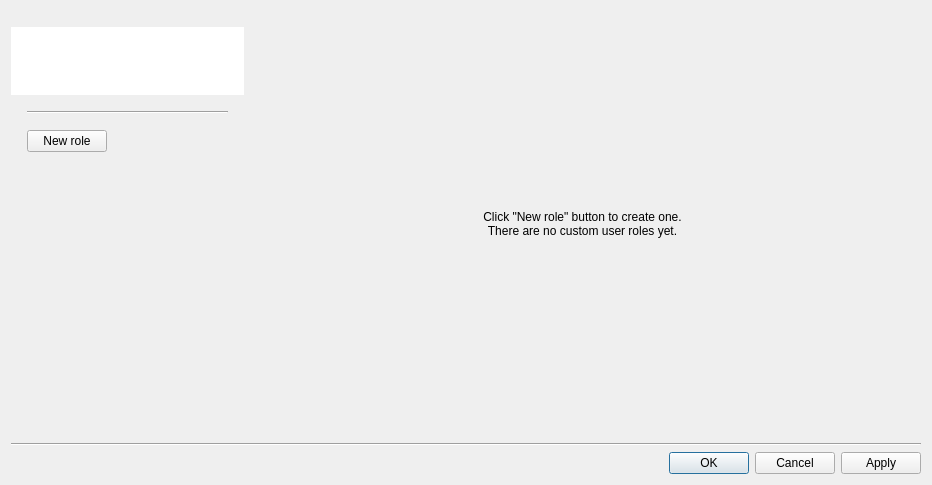
<?xml version="1.0" encoding="UTF-8"?>
<ui version="4.0">
 <class>UserRolesDialog</class>
 <widget class="QDialog" name="UserRolesDialog">
  <property name="geometry">
   <rect>
    <x>0</x>
    <y>0</y>
    <width>932</width>
    <height>485</height>
   </rect>
  </property>
  <property name="windowTitle">
   <string>User Roles</string>
  </property>
  <layout class="QGridLayout" name="gridLayout">
   <item row="2" column="0">
    <widget class="QDialogButtonBox" name="buttonBox">
     <property name="orientation">
      <enum>Qt::Horizontal</enum>
     </property>
     <property name="standardButtons">
      <set>QDialogButtonBox::Apply|QDialogButtonBox::Cancel|QDialogButtonBox::Ok</set>
     </property>
    </widget>
   </item>
   <item row="1" column="0">
    <widget class="Line" name="line">
     <property name="orientation">
      <enum>Qt::Horizontal</enum>
     </property>
    </widget>
   </item>
   <item row="0" column="0">
    <widget class="QSplitter" name="splitter">
     <property name="orientation">
      <enum>Qt::Horizontal</enum>
     </property>
     <property name="handleWidth">
      <number>0</number>
     </property>
     <property name="childrenCollapsible">
      <bool>false</bool>
     </property>
     <widget class="nx::vms::client::desktop::Panel" name="userRolesPanel" native="true">
      <property name="sizePolicy">
       <sizepolicy hsizetype="Preferred" vsizetype="Preferred">
        <horstretch>2</horstretch>
        <verstretch>0</verstretch>
       </sizepolicy>
      </property>
      <property name="minimumSize">
       <size>
        <width>200</width>
        <height>0</height>
       </size>
      </property>
      <layout class="QVBoxLayout" name="verticalLayout_4" stretch="1,0,0">
       <property name="spacing">
        <number>16</number>
       </property>
       <property name="leftMargin">
        <number>0</number>
       </property>
       <property name="topMargin">
        <number>16</number>
       </property>
       <property name="rightMargin">
        <number>0</number>
       </property>
       <property name="bottomMargin">
        <number>0</number>
       </property>
       <item>
        <widget class="nx::vms::client::desktop::TreeView" name="userRolesTreeView">
         <property name="sizePolicy">
          <sizepolicy hsizetype="Expanding" vsizetype="Maximum">
           <horstretch>0</horstretch>
           <verstretch>0</verstretch>
          </sizepolicy>
         </property>
         <property name="minimumSize">
          <size>
           <width>0</width>
           <height>16</height>
          </size>
         </property>
         <property name="frameShape">
          <enum>QFrame::NoFrame</enum>
         </property>
         <property name="horizontalScrollBarPolicy">
          <enum>Qt::ScrollBarAlwaysOff</enum>
         </property>
         <property name="sizeAdjustPolicy">
          <enum>QAbstractScrollArea::AdjustToContents</enum>
         </property>
         <property name="editTriggers">
          <set>QAbstractItemView::NoEditTriggers</set>
         </property>
         <property name="rootIsDecorated">
          <bool>false</bool>
         </property>
         <property name="uniformRowHeights">
          <bool>true</bool>
         </property>
         <property name="headerHidden">
          <bool>true</bool>
         </property>
        </widget>
       </item>
       <item>
        <layout class="QVBoxLayout" name="verticalLayout">
         <property name="spacing">
          <number>16</number>
         </property>
         <property name="leftMargin">
          <number>16</number>
         </property>
         <property name="rightMargin">
          <number>16</number>
         </property>
         <item>
          <widget class="Line" name="userRolesListUnderline">
           <property name="orientation">
            <enum>Qt::Horizontal</enum>
           </property>
          </widget>
         </item>
         <item>
          <widget class="QPushButton" name="newUserRoleButton">
           <property name="sizePolicy">
            <sizepolicy hsizetype="Fixed" vsizetype="Fixed">
             <horstretch>0</horstretch>
             <verstretch>0</verstretch>
            </sizepolicy>
           </property>
           <property name="text">
            <string>New role</string>
           </property>
          </widget>
         </item>
        </layout>
       </item>
       <item>
        <spacer name="verticalSpacer">
         <property name="orientation">
          <enum>Qt::Vertical</enum>
         </property>
         <property name="sizeHint" stdset="0">
          <size>
           <width>20</width>
           <height>16</height>
          </size>
         </property>
        </spacer>
       </item>
      </layout>
     </widget>
     <widget class="QStackedWidget" name="userRoleInfoStackedWidget">
      <property name="sizePolicy">
       <sizepolicy hsizetype="Preferred" vsizetype="Preferred">
        <horstretch>3</horstretch>
        <verstretch>0</verstretch>
       </sizepolicy>
      </property>
      <property name="minimumSize">
       <size>
        <width>300</width>
        <height>0</height>
       </size>
      </property>
      <property name="currentIndex">
       <number>0</number>
      </property>
      <widget class="QWidget" name="noUserRolesPage">
       <layout class="QVBoxLayout" name="verticalLayout_2">
        <property name="spacing">
         <number>0</number>
        </property>
        <item>
         <spacer name="verticalSpacer_3">
          <property name="orientation">
           <enum>Qt::Vertical</enum>
          </property>
          <property name="sizeHint" stdset="0">
           <size>
            <width>20</width>
            <height>40</height>
           </size>
          </property>
         </spacer>
        </item>
        <item>
         <widget class="QLabel" name="label_2">
          <property name="text">
           <string>Click &quot;New role&quot; button to create one.</string>
          </property>
          <property name="alignment">
           <set>Qt::AlignCenter</set>
          </property>
         </widget>
        </item>
        <item>
         <widget class="QLabel" name="label">
          <property name="text">
           <string>There are no custom user roles yet.</string>
          </property>
          <property name="alignment">
           <set>Qt::AlignCenter</set>
          </property>
         </widget>
        </item>
        <item>
         <spacer name="verticalSpacer_2">
          <property name="orientation">
           <enum>Qt::Vertical</enum>
          </property>
          <property name="sizeHint" stdset="0">
           <size>
            <width>20</width>
            <height>40</height>
           </size>
          </property>
         </spacer>
        </item>
       </layout>
      </widget>
      <widget class="QWidget" name="userRoleInfoPage">
       <layout class="QVBoxLayout" name="verticalLayout_3">
        <item>
         <widget class="QTabWidget" name="tabWidget">
          <property name="currentIndex">
           <number>-1</number>
          </property>
         </widget>
        </item>
       </layout>
      </widget>
     </widget>
    </widget>
   </item>
  </layout>
 </widget>
 <customwidgets>
  <customwidget>
   <class>nx::vms::client::desktop::TreeView</class>
   <extends>QTreeView</extends>
   <header location="global">nx/vms/client/desktop/common/widgets/tree_view.h</header>
  </customwidget>
  <customwidget>
   <class>nx::vms::client::desktop::Panel</class>
   <extends>QWidget</extends>
   <header location="global">nx/vms/client/desktop/common/widgets/panel.h</header>
   <container>1</container>
  </customwidget>
 </customwidgets>
 <resources/>
 <connections/>
</ui>
